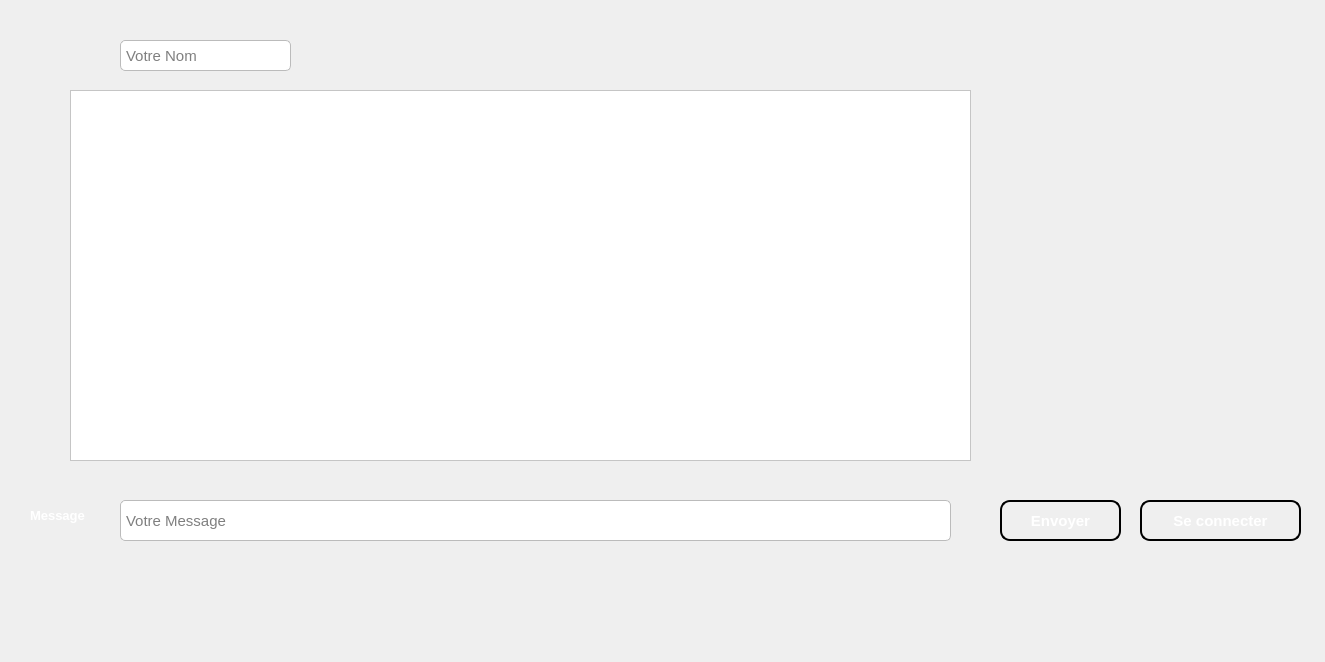
<?xml version="1.0" encoding="UTF-8"?>
<ui version="4.0">
 <class>widget</class>
 <widget class="QDialog" name="widget">
  <property name="geometry">
   <rect>
    <x>0</x>
    <y>0</y>
    <width>1325</width>
    <height>662</height>
   </rect>
  </property>
  <property name="windowTitle">
   <string>Dialog</string>
  </property>
  <property name="styleSheet">
   <string notr="true"/>
  </property>
  <widget class="QTextEdit" name="textEdit">
   <property name="geometry">
    <rect>
     <x>70</x>
     <y>90</y>
     <width>901</width>
     <height>371</height>
    </rect>
   </property>
   <property name="styleSheet">
    <string notr="true">color: rgb(0, 0, 0);
background-color: rgb(255, 255, 255);</string>
   </property>
   <property name="readOnly">
    <bool>true</bool>
   </property>
  </widget>
  <widget class="QPushButton" name="bind">
   <property name="geometry">
    <rect>
     <x>1140</x>
     <y>500</y>
     <width>161</width>
     <height>41</height>
    </rect>
   </property>
   <property name="styleSheet">
    <string notr="true">QPushButton {
    background: qlineargradient(x1: 0, y1: 0, x2: 0, y2: 1,
                                stop: 0 #1c3087, stop: 1 #1c3087);
    border: 2px solid #000000;
    border-radius: 10px;
    padding: 10px;
    color: white;
    font-size: 15px;
    font-weight: bold;
    text-align: center;
}

QPushButton:hover {
    background: qlineargradient(x1: 0, y1: 0, x2: 0, y2: 1,
                                stop: 0 #bd9a06, stop: 1 #deb60d);
    cursor: pointer;
    box-shadow: 0px 0px 5px #004040;
}

QPushButton:pressed {
    background: qlineargradient(x1: 0, y1: 0, x2: 0, y2: 1,
                                stop: 0 #004080, stop: 1 #002040);
}</string>
   </property>
   <property name="text">
    <string>Se connecter</string>
   </property>
   <property name="icon">
    <iconset>
     <normaloff>../image QT/2749040.png</normaloff>../image QT/2749040.png</iconset>
   </property>
   <property name="iconSize">
    <size>
     <width>30</width>
     <height>25</height>
    </size>
   </property>
  </widget>
  <widget class="QLineEdit" name="nickname">
   <property name="geometry">
    <rect>
     <x>120</x>
     <y>40</y>
     <width>171</width>
     <height>31</height>
    </rect>
   </property>
   <property name="styleSheet">
    <string notr="true">QLineEdit {
    background-color: #FFFFFF;
    border: 1px solid #BBBBBB;
    border-radius: 5px;
    padding: 3px;
    font-size: 15px;
    font-family: &quot;Arial&quot;;
}

QLineEdit:focus {
    border: 2px solid #0000FF;
    background-color: #F0F0F0;
}</string>
   </property>
   <property name="placeholderText">
    <string>Votre Nom</string>
   </property>
  </widget>
  <widget class="QLineEdit" name="message">
   <property name="geometry">
    <rect>
     <x>120</x>
     <y>500</y>
     <width>831</width>
     <height>41</height>
    </rect>
   </property>
   <property name="styleSheet">
    <string notr="true">QLineEdit {
    background-color: #FFFFFF;
    border: 1px solid #BBBBBB;
    border-radius: 5px;
    padding: 3px;
    font-size: 15px;
    font-family: &quot;Arial&quot;;
}

QLineEdit:focus {
    border: 2px solid #0000FF;
    background-color: #F0F0F0;
}</string>
   </property>
   <property name="placeholderText">
    <string>Votre Message</string>
   </property>
  </widget>
  <widget class="QPushButton" name="send">
   <property name="geometry">
    <rect>
     <x>1000</x>
     <y>500</y>
     <width>121</width>
     <height>41</height>
    </rect>
   </property>
   <property name="styleSheet">
    <string notr="true">QPushButton {
    background: qlineargradient(x1: 0, y1: 0, x2: 0, y2: 1,
                                stop: 0 #1c3087, stop: 1 #1c3087);
    border: 2px solid #000000;
    border-radius: 10px;
    padding: 10px;
    color: white;
    font-size: 15px;
    font-weight: bold;
    text-align: center;
}

QPushButton:hover {
    background: qlineargradient(x1: 0, y1: 0, x2: 0, y2: 1,
                                stop: 0 #bd9a06, stop: 1 #deb60d);
    cursor: pointer;
    box-shadow: 0px 0px 5px #004040;
}

QPushButton:pressed {
    background: qlineargradient(x1: 0, y1: 0, x2: 0, y2: 1,
                                stop: 0 #004080, stop: 1 #002040);
}</string>
   </property>
   <property name="text">
    <string>Envoyer</string>
   </property>
   <property name="icon">
    <iconset>
     <normaloff>../image QT/2344221.png</normaloff>../image QT/2344221.png</iconset>
   </property>
   <property name="iconSize">
    <size>
     <width>30</width>
     <height>25</height>
    </size>
   </property>
  </widget>
  <widget class="QLabel" name="label">
   <property name="geometry">
    <rect>
     <x>-20</x>
     <y>10</y>
     <width>1361</width>
     <height>661</height>
    </rect>
   </property>
   <property name="text">
    <string/>
   </property>
   <property name="pixmap">
    <pixmap>../image QT/Screenshot_1.png</pixmap>
   </property>
  </widget>
  <widget class="QLabel" name="label_33">
   <property name="geometry">
    <rect>
     <x>30</x>
     <y>500</y>
     <width>91</width>
     <height>31</height>
    </rect>
   </property>
   <property name="styleSheet">
    <string notr="true">background-color:rgba(0,0,0,0);
color: rgb(255, 255, 255);
border-color:rgba(0,0,0,0);</string>
   </property>
   <property name="text">
    <string>&lt;html&gt;&lt;head/&gt;&lt;body&gt;&lt;p&gt;&lt;span style=&quot; font-size:10pt; font-weight:600;&quot;&gt;Message&lt;/span&gt;&lt;/p&gt;&lt;/body&gt;&lt;/html&gt;</string>
   </property>
  </widget>
  <zorder>label</zorder>
  <zorder>textEdit</zorder>
  <zorder>bind</zorder>
  <zorder>nickname</zorder>
  <zorder>message</zorder>
  <zorder>send</zorder>
  <zorder>label_33</zorder>
 </widget>
 <resources/>
 <connections/>
</ui>
